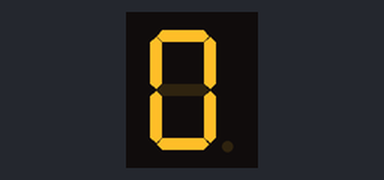
Bench run of a sketch on a simulated Arduino Uno, built with avr-gcc and run on an emulated ATmega328P. Shown: 1-digit seven-segment display. Wiring (inferred from the names in the program): 1-digit 7-segment display, segments lit when HIGH: segments pin 12, pin 11, pin 10, pin 9, pin 8, pin 7, pin 6. The segment pins are drawn as the display they are named for.

Above: at 0.1 s.
At 1.1 s:
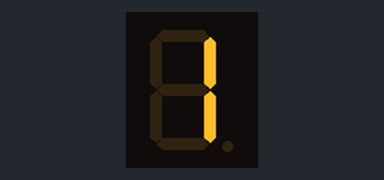
At 2.1 s:
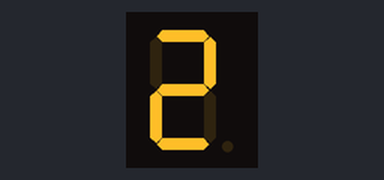
At 5.1 s:
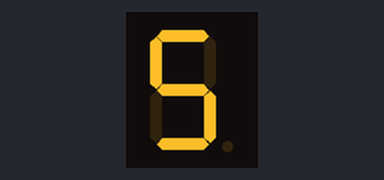
At 7.1 s:
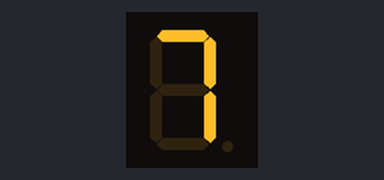
At 9.6 s:
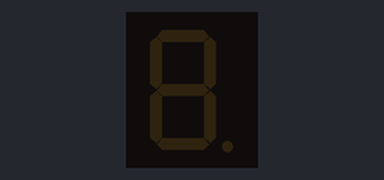

Measured:
- by itself, everything shown: repeats every 10.0 s, in 20 steps
- what the display in image 1 shows lasts 0.5 s, from 1.0 s to 1.5 s

The sketch:

Programa_n_1.ino
```cpp
//Declaramos los pines de salida,
//en el el proyecto asi lo tenemos cableado
int a = 12;
int b = 11;
int c = 10;
int d = 9;
int e = 8;
int f = 7;
int g = 6;
unsigned long A = 500;
const int buttonPin = 2;     // donar nom al pin 2 de l’Arduino

;//Hacemos que todas nuestras variables sean salidas
void setup()
{
pinMode(a, OUTPUT);
pinMode(b, OUTPUT);
pinMode(c, OUTPUT);
pinMode(d, OUTPUT);
pinMode(e, OUTPUT);
pinMode(f, OUTPUT);
pinMode(g, OUTPUT);
pinMode(buttonPin, INPUT); // definir el pin 2 com una entrada
}

void loop()
{
digitalWrite(a,HIGH);
digitalWrite(b,HIGH);
digitalWrite(e,HIGH);
digitalWrite(c,HIGH);
digitalWrite(d,HIGH);
digitalWrite(f,HIGH);

delay(A);

digitalWrite(a,LOW);
digitalWrite(b,LOW);
digitalWrite(e,LOW);
digitalWrite(c,LOW);
digitalWrite(d,LOW);
digitalWrite(f,LOW);

delay(A);

digitalWrite(b,HIGH);
digitalWrite(c,HIGH);

delay(A);

digitalWrite(b,LOW);
digitalWrite(c,LOW);

delay(A);

digitalWrite(a,HIGH);
digitalWrite(b,HIGH);
digitalWrite(g,HIGH);
digitalWrite(e,HIGH);
digitalWrite(d,HIGH);

delay(A);

digitalWrite(a,LOW);
digitalWrite(b,LOW);
digitalWrite(g,LOW);
digitalWrite(e,LOW);
digitalWrite(d,LOW);

delay(A);

digitalWrite(a,HIGH);
digitalWrite(b,HIGH);
digitalWrite(g,HIGH);
digitalWrite(c,HIGH);
digitalWrite(d,HIGH);

delay(A);

digitalWrite(a,LOW);
digitalWrite(b,LOW);
digitalWrite(g,LOW);
digitalWrite(c,LOW);
digitalWrite(d,LOW);

delay(A);

digitalWrite(f,HIGH);
digitalWrite(g,HIGH);
digitalWrite(c,HIGH);
digitalWrite(b,HIGH);

delay(A);

digitalWrite(f,LOW);
digitalWrite(g,LOW);
digitalWrite(c,LOW);
digitalWrite(b,LOW);

delay(A);

digitalWrite(a,HIGH);
digitalWrite(f,HIGH);
digitalWrite(g,HIGH);
digitalWrite(c,HIGH);
digitalWrite(d,HIGH);

delay(A);

digitalWrite(a,LOW);
digitalWrite(f,LOW);
digitalWrite(g,LOW);
digitalWrite(c,LOW);
digitalWrite(d,LOW);

delay(A);

digitalWrite(a,HIGH);
digitalWrite(f,HIGH);
digitalWrite(e,HIGH);
digitalWrite(d,HIGH);
digitalWrite(c,HIGH);
digitalWrite(g,HIGH);

delay(A);

digitalWrite(a,LOW);
digitalWrite(f,LOW);
digitalWrite(e,LOW);
digitalWrite(d,LOW);
digitalWrite(c,LOW);
digitalWrite(g,LOW);

delay(A);

digitalWrite(a,HIGH);
digitalWrite(b,HIGH);
digitalWrite(c,HIGH);


delay(A);

digitalWrite(a,LOW);
digitalWrite(b,LOW);
digitalWrite(c,LOW);

delay(A);

digitalWrite(a,HIGH);
digitalWrite(b,HIGH);
digitalWrite(c,HIGH);
digitalWrite(d,HIGH);
digitalWrite(e,HIGH);
digitalWrite(f,HIGH);
digitalWrite(g,HIGH);


delay(A);

digitalWrite(a,LOW);
digitalWrite(b,LOW);
digitalWrite(c,LOW);
digitalWrite(d,LOW);
digitalWrite(e,LOW);
digitalWrite(f,LOW);
digitalWrite(g,LOW);

delay(A);

digitalWrite(a,HIGH);
digitalWrite(b,HIGH);
digitalWrite(c,HIGH);
digitalWrite(f,HIGH);
digitalWrite(g,HIGH);

delay(A);

digitalWrite(a,LOW);
digitalWrite(b,LOW);
digitalWrite(c,LOW);
digitalWrite(f,LOW);
digitalWrite(g,LOW);

delay(A);

 }
//********** Funcions *************************************************************
```
